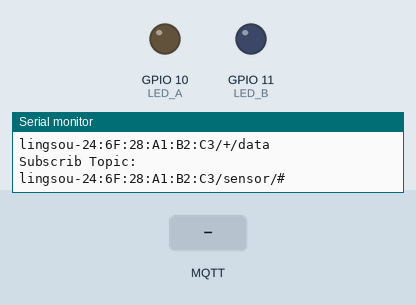
Simulated run of this program. Board: ESP32-S3. Shown: output pins drawn as LEDs (lit = HIGH), the last lines printed to the serial monitor. Inputs (shaded band) come from the test bench. WiFi joins after 1.5 s; servers stay silent unless stated; no MQTT or app messages arrive unless stated.

Above: at 2.9 s.
3.0 s: MQTT message "1" arrives on the first subscribed topic
At 3.6 s:
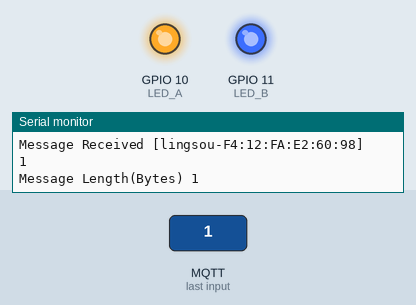
4.5 s: MQTT message "0" arrives on the first subscribed topic
At 5.9 s:
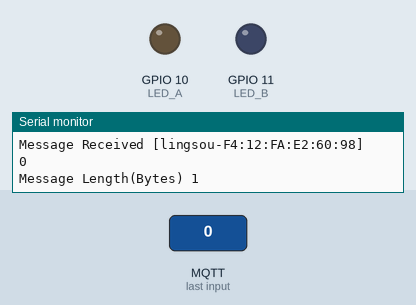
Timing chart, 0 to 7.5 s (numbered marks = the images above; inputs shaded):
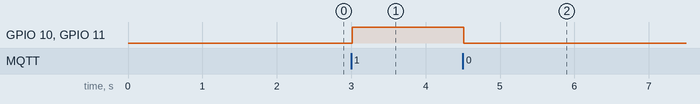

Measured:
- after the input at 3.0 s, GPIO 10 (LED_A), GPIO 11 (LED_B): LOW → HIGH at once
- after the input at 4.5 s, GPIO 10 (LED_A), GPIO 11 (LED_B): HIGH → LOW at once

The program:

main.cpp
```cpp
/*
接线说明:无

程序说明:开发板订阅多个主题,同时使用单机和多级通配符匹配订阅的主题,当订阅的任一主题发布1或0会对灯有影响(当发布的信息首部为1或0也有控制效果)


注意事项:尽量不要在loop()函数中使用延时函数,可能会对MQTT服务有影响,所以使用 #include <Ticker.h> 这个库来定时执行任务,以替代延时

函数示例:无

作者:灵首

时间:2023_4_12

*/
#include <Arduino.h>
#include <WiFi.h>
#include <PubSubClient.h>
#include <WiFiMulti.h>


WiFiMulti wifi_multi; // 建立WiFiMulti 的对象,对象名称是 wifi_multi
WiFiClient wifiClient;  //建立WiFiClient
PubSubClient mqttClient(wifiClient);  //根据WiFiClient来建立PubSubClient对象


const char* mqttServer = "test.ranye-iot.net";  //这是需要连接的MQTT服务器的网址,可更改


#define LED_A 10
#define LED_B 11


/**
* @brief 连接WiFi的函数
*
* @param 无
* @return 无
*/
void wifi_multi_con(void)
{
  int i = 0;
  while (wifi_multi.run() != WL_CONNECTED)
  {
    delay(1000);
    i++;
    Serial.print(i);
  }
}


/**
* @brief 写入自己要连接的WiFi名称及密码,之后会自动连接信号最强的WiFi
*
* @param 无
* @return 无
*/
void wifi_multi_init(void)
{
  wifi_multi.addAP("haoze2938", "12345678");
  wifi_multi.addAP("LINGSOU1029", "12345678");
  wifi_multi.addAP("haoze1029", "12345678"); // 通过 wifi_multi.addAP() 添加了多个WiFi的信息,当连接时会在这些WiFi中自动搜索最强信号的WiFi连接
}


/**
* @brief 订阅相关的主题(一共订阅了3个主题),一个普通主题,一个使用单级通配符,一个使用多级通配符
*
* @param 无
* @return 无
*/
void subscribleTopic(){
  // 建立订阅主题1。主题名称根据发布消息的开发板决定
  // 这么做是为确保不同设备使用同一个MQTT服务器测试消息订阅时，所订阅的主题名称不同
  //需要将字符串转换为字符数组满足库的要求
  //这个主题由另一个开发板建立并发送
  String topicString1 = "lingsou-F4:12:FA:E2:60:98";
  char subTopic1[topicString1.length() + 1];
  strcpy(subTopic1, topicString1.c_str());

  // 建立订阅主题2,使用单级通配符
  //这个主题由MQTTfx建立并发送
  String topicString2 = "lingsou-" + WiFi.macAddress() + "/+/data";
  char subTopic2[topicString2.length() + 1];
  strcpy(subTopic2, topicString2.c_str());

  // 建立订阅主题3,使用多级通配符
  //这个主题由MQTTfx建立并发送
  String topicString3 = "lingsou-" + WiFi.macAddress() + "/sensor/#";
  char subTopic3[topicString3.length() + 1];
  strcpy(subTopic3, topicString3.c_str());

  // 通过串口监视器输出是否成功订阅主题1以及订阅的主题1名称
  if(mqttClient.subscribe(subTopic1)){
    Serial.println("Subscrib Topic:");
    Serial.println(subTopic1);
    Serial.print("\n");
  } else {
    Serial.print("Subscribe Fail...");
    Serial.print("\n");
  }

  // 通过串口监视器输出是否成功订阅主题2以及订阅的主题2名称
  if(mqttClient.subscribe(subTopic2)){
    Serial.println("Subscrib Topic:");
    Serial.println(subTopic2);
    Serial.print("\n");
  } else {
    Serial.print("Subscribe Fail...");
    Serial.print("\n");
  }

  // 通过串口监视器输出是否成功订阅主题3以及订阅的主题3名称
  if(mqttClient.subscribe(subTopic3)){
    Serial.println("Subscrib Topic:");
    Serial.println(subTopic3);
    Serial.print("\n");
  } else {
    Serial.print("Subscribe Fail...");
    Serial.print("\n");
  }
}


/**
* @brief 生成客户端名称并连接服务器同时订阅主题并串口输出数据
*
* @param 无
* @return 无
*/
void connectMQTTServer(){
  //生成客户端的名称(同一个服务器下不能存在两个相同的客户端名称)
  String clientId = "esp32s3---" + WiFi.macAddress();

  //尝试连接服务器,并通过串口输出有关信息
  if(mqttClient.connect(clientId.c_str())){
    Serial.println("MQTT Server Connect successfully!!!.\n");
    Serial.println("Server Address: ");
    Serial.println(mqttServer);
    Serial.print("\n");
    Serial.println("ClientId:");
    Serial.println(clientId);
    Serial.print("\n");

    //连接服务器后订阅主题
    subscribleTopic();
  }
  else{
    Serial.print("MQTT Server Connect Failed. Client State:");
    Serial.println(mqttClient.state());
    Serial.print("\n");
    delay(3000);
  }

}


/**
* @brief 这是一个回调函数,当订阅的主题有消息发布时就会调用该函数,参数是固定的(PunSubClient中固定的),不能自己修改
*
* @param char* topic :这是订阅的主题名
* @param byte* payload :这是传回的消息
* @param unsigned int length :这是消息长度
* @return 无
*/
void recieveCallback(char* topic, byte* payload, unsigned int length){
  //输出订阅的主题名称
  Serial.print("Message Received [");
  Serial.print(topic);
  Serial.print("] ");
  Serial.print("\n");

  //输出订阅的主题中的消息
  for (int i = 0; i < length; i++) {
    Serial.print((char)payload[i]);
  }
  Serial.println("");
  Serial.print("Message Length(Bytes) ");
  Serial.println(length);
  Serial.print("\n");

 //根据主题信息控制LED灯的亮灭
  if ((char)payload[0] == '1') {     // 如果收到的信息以“1”为开始
    digitalWrite(LED_A, 1);  // 则点亮LED。
    digitalWrite(LED_B, 1);  // 则点亮LED。
  } else {
    digitalWrite(LED_A, 0); // 否则熄灭LED。
    digitalWrite(LED_B, 0); // 否则熄灭LED。
  }

}


void setup() {
  // 连接串口
  Serial.begin(9600);
  Serial.print("serial is OK\n");

  //led灯设置
  pinMode(LED_A,OUTPUT);
  pinMode(LED_B,OUTPUT);
  digitalWrite(LED_A,0);
  digitalWrite(LED_B,0);

  // wifi 连接设置
  wifi_multi_init();
  wifi_multi_con();
  Serial.print("wifi connected!!!\n");

  // 输出连接信息(连接的WIFI名称及开发板的IP地址)
  Serial.print("\nconnect wifi:");
  Serial.print(WiFi.SSID());
  Serial.print("\n");
  Serial.print("\nIP address:");
  Serial.print(WiFi.localIP());
  Serial.print("\n");

  //设置连接的MQTT服务器
  mqttClient.setServer(mqttServer,1883);

  //设置回调函数处理订阅消息
  mqttClient.setCallback(recieveCallback);

  //连接MQTT服务器
  connectMQTTServer();
}


void loop() {
  //检查MQTT连接,若连接则保持心跳
  //若未服务器未连接则尝试重连
  if(mqttClient.connected()){
    mqttClient.loop();  //这是在保持客户端心跳
  }
  else{
    connectMQTTServer();  //重连服务器
  }
}
```
